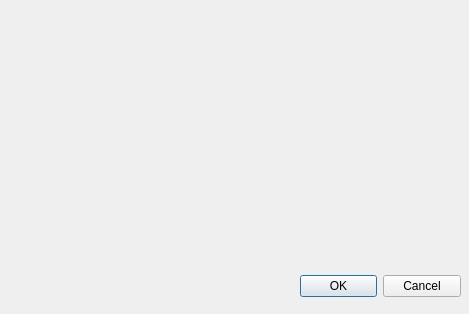
<?xml version="1.0" encoding="UTF-8"?>
<ui version="4.0">
 <class>Dialog</class>
 <widget class="QDialog" name="Dialog">
  <property name="geometry">
   <rect>
    <x>0</x>
    <y>0</y>
    <width>469</width>
    <height>314</height>
   </rect>
  </property>
  <property name="windowTitle">
   <string>Dialog</string>
  </property>
  <widget class="QDialogButtonBox" name="buttonBox">
   <property name="geometry">
    <rect>
     <x>300</x>
     <y>270</y>
     <width>161</width>
     <height>32</height>
    </rect>
   </property>
   <property name="orientation">
    <enum>Qt::Horizontal</enum>
   </property>
   <property name="standardButtons">
    <set>QDialogButtonBox::Cancel|QDialogButtonBox::Ok</set>
   </property>
  </widget>
 </widget>
 <resources/>
 <connections>
  <connection>
   <sender>buttonBox</sender>
   <signal>accepted()</signal>
   <receiver>Dialog</receiver>
   <slot>accept()</slot>
   <hints>
    <hint type="sourcelabel">
     <x>248</x>
     <y>254</y>
    </hint>
    <hint type="destinationlabel">
     <x>157</x>
     <y>274</y>
    </hint>
   </hints>
  </connection>
  <connection>
   <sender>buttonBox</sender>
   <signal>rejected()</signal>
   <receiver>Dialog</receiver>
   <slot>reject()</slot>
   <hints>
    <hint type="sourcelabel">
     <x>316</x>
     <y>260</y>
    </hint>
    <hint type="destinationlabel">
     <x>286</x>
     <y>274</y>
    </hint>
   </hints>
  </connection>
 </connections>
</ui>
